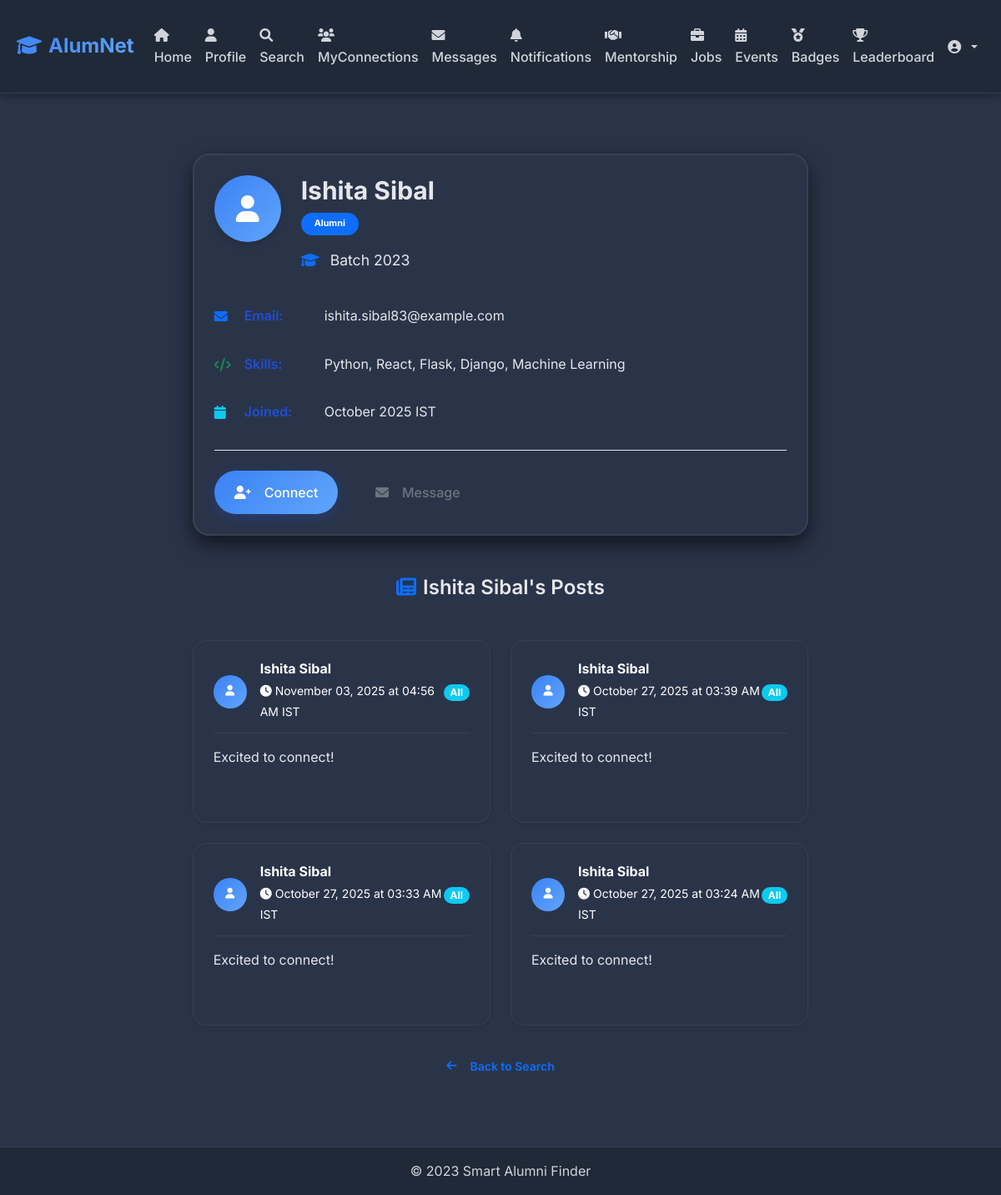
The page /view_profile/1 (signed in) on the database as committed earlier.
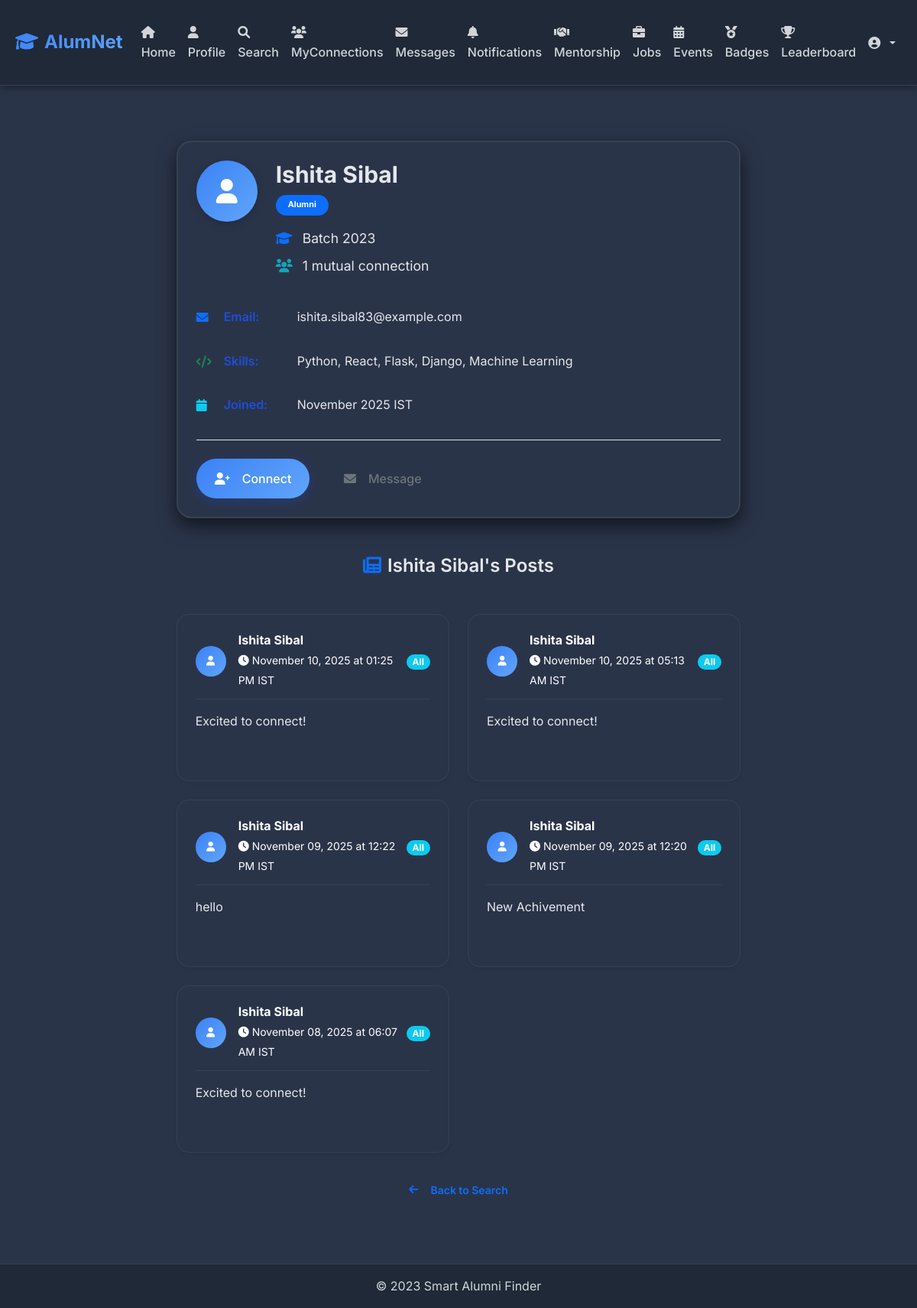
The same page on the database as committed later.
### models.py (models this page shows, shortened)
class User(db.Model):
    id = db.Column(db.Integer, primary_key=True)
    username = db.Column(db.String(80), unique=True, nullable=False)
    email = db.Column(db.String(120), unique=True, nullable=False)
    password = db.Column(db.String(120), nullable=False)
    role = db.Column(db.String(20), nullable=False)  # student, alumni, faculty
    alumni_id = db.Column(db.String(20), unique=True, nullable=True)  # For alumni
    faculty_id = db.Column(db.String(20), unique=True, nullable=True)  # For faculty
    batch_year = db.Column(db.Integer, nullable=True)
    skills = db.Column(db.Text, nullable=True)  # comma-separated
    created_at = db.Column(db.DateTime, default=datetime.utcnow)

class Post(db.Model):
    id = db.Column(db.Integer, primary_key=True)
    user_id = db.Column(db.Integer, db.ForeignKey('user.id'), nullable=False)
    content = db.Column(db.Text, nullable=False)
    audience = db.Column(db.String(20), nullable=False)  # students, alumni, teachers, all
    media_type = db.Column(db.String(10), nullable=True)  # image, video
    media_path = db.Column(db.String(200), nullable=True)  # path to uploaded file
    timestamp = db.Column(db.DateTime, default=datetime.utcnow)
    user = db.relationship('User', backref=db.backref('posts', lazy=True))

### app.py (the view)
@app.route('/view_profile/<int:user_id>')
def view_profile(user_id):
    if 'user_id' not in session:
        return redirect(url_for('login'))
    current_user_id = session['user_id']
    user = User.query.get_or_404(user_id)
    connection = Connection.query.filter(
        ((Connection.sender_id == current_user_id) & (Connection.receiver_id == user_id)) |
        ((Connection.sender_id == user_id) & (Connection.receiver_id == current_user_id)) &
        (Connection.status == 'accepted')
    ).first()
    is_connected = connection is not None
    current_user_connections = set()
    user_connections = set()
    current_conns = Connection.query.filter(
        ((Connection.sender_id == current_user_id) | (Connection.receiver_id == current_user_id)) &
        (Connection.status == 'accepted')
    ).all()
    for conn in current_conns:
        if conn.sender_id == current_user_id:
            current_user_connections.add(conn.receiver_id)
        else:
            current_user_connections.add(conn.sender_id)
    profile_conns = Connection.query.filter(
        ((Connection.sender_id == user_id) | (Connection.receiver_id == user_id)) &
        (Connection.status == 'accepted')
    ).all()
    for conn in profile_conns:
        if conn.sender_id == user_id:
            user_connections.add(conn.receiver_id)
        else:
            user_connections.add(conn.sender_id)
    mutual_connections = current_user_connections & user_connections
    mutual_count = len(mutual_connections)
    posts = Post.query.filter_by(user_id=user_id).order_by(Post.timestamp.desc()).all()
    return render_template('view_profile.html', user=user, is_connected=is_connected, posts=posts, mutual_count=mutual_count)

### templates/view_profile.html (shortened to what the changed rows need)
{% extends "base.html" %}
{% block content %}
<div class="profile-section py-5">
    <div class="container">
        <div class="row justify-content-center">
            <div class="col-lg-8">
                <div class="profile-card card shadow-lg rounded-xl mb-5">
                    <div class="card-body p-4">
                        <div class="d-flex align-items-start mb-4">
                            <div class="flex-grow-1">
                                <h2 class="card-title mb-2 fw-bold">{{ user.username }}</h2>
                                <div class="role-badge mb-3">
                                    <span class="badge bg-{{ 'primary' if user.role == 'alumni' else 'secondary' if user.role == 'faculty' else 'info' }} rounded-pill px-3 py-2">
                                        {{ user.role | title }}
                                    </span>
                                </div>
                                {% if user.batch_year %}
                                <div class="batch-info mb-2">
                                    <i class="fas fa-graduation-cap me-2 text-primary"></i>
                                    <span>Batch {{ user.batch_year }}</span>
                                </div>
                                {% endif %}
                                {% if mutual_count > 0 %}
                                <div class="mutual-info mb-2">
                                    <i class="fas fa-users me-2 text-info"></i>
                                    <span>{{ mutual_count }} mutual connection{{ 's' if mutual_count != 1 else '' }}</span>
                                </div>
                                {% endif %}
                            </div>
                        </div>
                        <div class="profile-details">
                            <div class="detail-row mb-3">
                                <i class="fas fa-envelope text-primary me-3"></i>
                                <span class="fw-semibold">Email:</span>
                                <span>{{ user.email }}</span>
                            </div>
                            {% if user.skills %}
                            <div class="detail-row mb-3">
                                <i class="fas fa-code text-success me-3"></i>
                                <span class="fw-semibold">Skills:</span>
                                <span>{{ user.skills }}</span>
                            </div>
                            {% endif %}
                            <div class="detail-row">
                                <i class="fas fa-calendar text-info me-3"></i>
                                <span class="fw-semibold">Joined:</span>
                                <span>{{ user.created_at.strftime('%B %Y') }} IST</span>
                            </div>
                        </div>
                    </div>
                </div>
                {% if posts %}
                <div class="posts-section mt-5">
                    <h3 class="mb-4 text-center">
                        <i class="fas fa-newspaper me-2 text-primary"></i>{{ user.username }}'s Posts
                    </h3>
                    <div class="row g-4">
                        {% for post in posts %}
                        <div class="col-lg-6">
                            <div class="post-card card shadow-sm rounded-lg h-100 border-0">
                                <div class="card-body p-4">
                                    <div class="post-header d-flex align-items-center mb-3">
                                        <div class="avatar-circle-small me-3">
                                            <i class="fas fa-user text-white"></i>
                                        </div>
                                        <div class="flex-grow-1">
                                            <h6 class="mb-1 fw-bold text-white">{{ user.username }}</h6>
                                            <small class="text-white">
                                                <i class="fas fa-clock me-1"></i>{{ post.timestamp.strftime('%B %d, %Y at %I:%M %p') }} IST
                                            </small>
                                        </div>
                                        <div class="post-audience">
                                            <span class="badge bg-{{ 'primary' if post.audience == 'alumni' else 'secondary' if post.audience == 'faculty' else 'info' }} rounded-pill px-2 py-1">
                                                {{ post.audience | title }}
                                            </span>
                                        </div>
                                    </div>
                                    <div class="post-content mb-3">
                                        <p class="mb-0">{{ post.content }}</p>
                                    </div>
                                </div>
                            </div>
                        </div>
                        {% endfor %}
                    </div>
                </div>
                {% else %}
                <div class="text-center mt-5">
                    <i class="fas fa-newspaper fa-3x text-muted mb-3"></i>
                    <h5 class="text-muted">{{ user.username }} hasn't posted anything yet</h5>
                    <p class="text-muted">Check back later for updates!</p>
                </div>
                {% endif %}
            </div>
        </div>
    </div>
</div>
{% endblock %}

Rows that differ between the two databases and show on the page:
removed Post: {{ user.username }} "Ishita Sibal", timestamp "November 03, 2025 at 04:56 AM", audience "All", content "Excited to connect!"
changed User "Ishita Sibal": created_at "October 2025" → "November 2025"
now on this page (row edited): Post: {{ user.username }} "Ishita Sibal", timestamp "November 10, 2025 at 01:25 PM", audience "All", content "Excited to connect!"
changed Post: timestamp "October 27, 2025 at 03:39 AM" → "November 10, 2025 at 05:13 AM"
now on this page (row edited): Post: {{ user.username }} "Ishita Sibal", timestamp "November 09, 2025 at 12:22 PM", audience "All", content "hello"
changed Post: timestamp "October 27, 2025 at 03:33 AM" → "November 09, 2025 at 12:20 PM"; content "Excited to connect!" → "New Achivement"
changed Post: timestamp "October 27, 2025 at 03:24 AM" → "November 08, 2025 at 06:07 AM"
Other text that changed with them:
{{ mutual_count }}: (not shown) → "1"
text now shown: "mutual connection"
